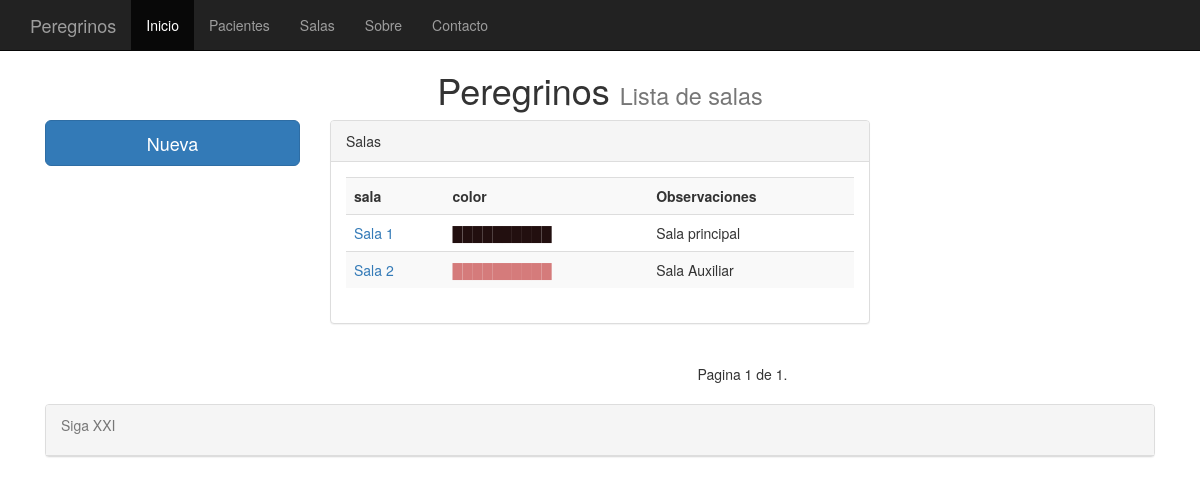
Screenshot of /salas/ with the database file from the repository.
### clinica/models.py (models this page shows, shortened)
class salas(models.Model):
    sala = models.CharField(max_length=25)
    color = models.CharField(max_length=7)
    observaciones = models.TextField(default=None, null=True)

### clinica/views.py (the view)
# urls.py: url(r'^salas/',ListaSalas.as_view(), name = 'ListaSalas'),
class ListaSalas(ListView):
    queryset = salas.objects.order_by('id')
    context_object_name = 'salas'
    paginate_by = 8

### templates/clinica/salas_list.html (shortened to what this page needs)
{% extends "base.html" %}
{%   load   staticfiles   %}
{% block titulo %}
Lista de salas
{% endblock %}
{% block content %}
<row>
	<div class="col-md-3">
		<a href="/sala/agregar" class="btn btn-primary btn-lg btn-block">Nueva</a>
	</div>
	<div class="col-md-6" >
		<div class="panel panel-default">
			<div class="panel-heading">Salas</div>
			<div class ="panel-body">
				{% if object_list %}
				<div class="table-responsive">
				<table class="table table-striped">
					<th>sala</th>
					<th>color</th>
					<th>Observaciones</th>
          {% for salas  in object_list %}
						<tr>
							<td><a href="/salas_detalle/{{salas.id}}/"><spam class="text text-primary">{{ salas.sala | capfirst }}</spam></a></td>
							<td style="color:{{salas.color}};">██████████</td>
							<td>{{ salas.observaciones}}</td>
					{% endfor %}
				  </table>
				</div>
		    {% else %}
        	<p class="text-warning">No hay salas registradas.</p>
        {% endif %}
			</div>
		</div>
	</div>
</row>
<row>
	<div class="col-md-9 col-md-offset-3">
		<nav>
			<ul class="pager">
				<li> Pagina {{ page_obj.number }} de {{ paginator.num_pages }}.</li>
			</ul>
		</nav>
	</div>
</row>
{% endblock %}

### rows the page displays
salas: sala "Sala 1", observaciones "Sala principal"
salas: sala "Sala 2", observaciones "Sala Auxiliar"

### other values shown
{{ page_obj.number }} "1"
{{ paginator.num_pages }} "1"
